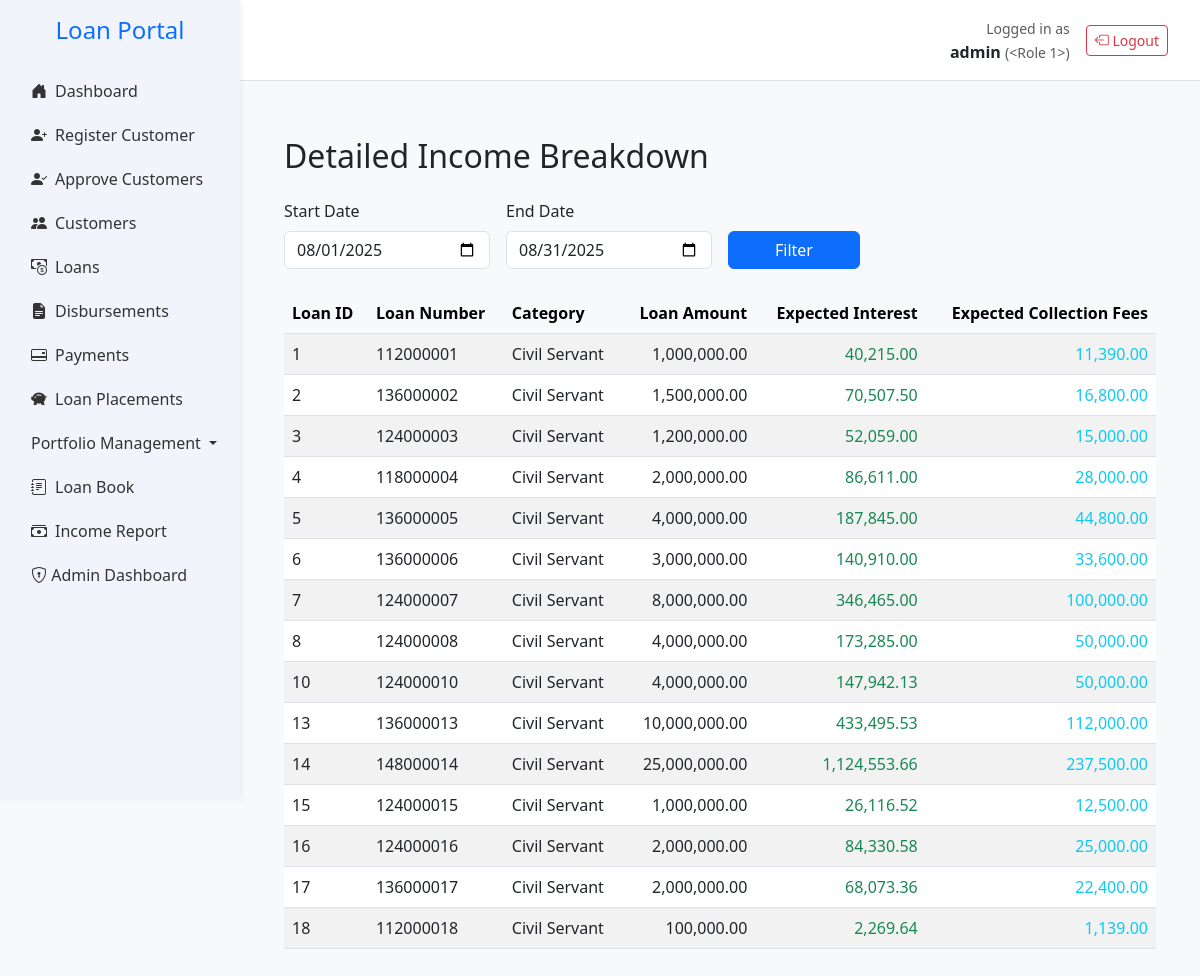
Screenshot of /detailed_income_breakdown (signed in) with the database file from the repository.
### app.py (models this page shows, shortened)
class User(db.Model, UserMixin):
    __tablename__ = 'users'
    id = db.Column(db.Integer, primary_key=True)
    username = db.Column(db.String(100), unique=True)  # ✅
    password_hash = db.Column(db.String(512), nullable=False)  # ✅
    email = db.Column(db.String(150), nullable=False)  # ✅
    active = db.Column(db.Boolean, default=True, nullable=False)  # ✅
    role_id = db.Column(db.Integer, db.ForeignKey('roles.id', name='fk_users_role_id'))
    role = db.relationship('Role', backref='users')
    __table_args__ = (
        db.UniqueConstraint('username', name='uq_users_username'),
        db.UniqueConstraint('email', name='uq_users_email'),
    )

class LoanApplication(db.Model):
    __tablename__ = 'loan_applications'
    __table_args__ = (
        db.UniqueConstraint('loan_number', name='uq_loan_applications_loan_number'),
        db.Index('ix_loan_applications_created_at', 'created_at'),
        db.Index('ix_loan_applications_region_category', 'region', 'category'),
        db.Index('idx_loan_applications_loan_number', 'loan_number'),
        db.Index('idx_loan_applications_customer_id', 'customer_id'),
        db.Index('idx_loan_applications_agent_id', 'agent_id'),
    )
    id = db.Column(db.Integer, primary_key=True)
    customer_id = db.Column(db.Integer, db.ForeignKey('customers.id'), nullable=False)
    loan_amount = db.Column(db.Float,nullable=False, default=0.0)
    status = db.Column(db.String(20), default='pending')
    created_at = db.Column(db.DateTime, default=datetime.utcnow)
    term_months = db.Column(db.Integer)
    monthly_instalment = db.Column(db.Float)
    total_repayment = db.Column(db.Float)
    effective_rate = db.Column(db.Float)
    category = db.Column(db.String(50))
    region = db.Column(db.String(50))
    loan_category = db.Column(db.Integer, nullable=False)
    disbursed = db.Column(db.Boolean, default=False)
    disbursed_bank = db.Column(db.String(100))
    crb_fees = db.Column(db.Float, default=3000)
    origination_fees = db.Column(db.Float)
    insurance_fees = db.Column(db.Float)
    total_fees = db.Column(db.Float)
    collection_fees = db.Column(db.Float)
    schedule_id = db.Column(
    db.Integer,
    db.ForeignKey('repayment_schedules.id', use_alter=True, name='fk_schedule_id'),
    nullable=True
    )
    loan_number = db.Column(db.String(20), nullable=True, unique=True)
    file_number = db.Column(db.String(50))
    date_created = db.Column(db.DateTime, default=datetime.utcnow)
    disbursement_date = db.Column(db.Date, nullable=True)
    cash_to_client = db.Column(db.Float,nullable=False, default=0.0)
    top_up_interest = db.Column(db.Float, default=0.0)
    settlement_interest = db.Column(db.Float, default=0.0)
    closure_type = db.Column(db.String(20))  # 'settlement' or 'topup'
    closure_date = db.Column(db.DateTime)
    top_up_of = db.Column(db.Integer, db.ForeignKey('loan_applications.id'), nullable=True)
    application_status = db.Column(db.String(20), nullable=False, default='pending')
    loan_state = db.Column(db.String(20), nullable=False, default='active')
    performance_status = db.Column(db.String(20), nullable=False, default='performing')
    top_up_balance = db.Column(db.Float, default=0.0)
    settlement_balance = db.Column(db.Float, default=0.0)
    current_balance = db.Column(db.Float, default=0.0)
    settlement_type = Column(Enum(SettlementTypeEnum), nullable=True)
    settling_institution = Column(String(255), nullable=True)  # only if third_party
    settlement_reason = db.Column(db.String(255), nullable=True)
    vote_id = db.Column(db.Integer, db.ForeignKey('votes.id'))
    outstanding_fees = db.Column(db.Float, default=0.0)
    pricing_version = db.Column(db.Integer, default=1)
    applied_interest_rate = db.Column(db.Float)
    applied_collection_fee = db.Column(db.Float)
    written_off_amount = db.Column(db.Float, default=0.0)
    insurance_settlement_amount = db.Column(db.Float, default=0.0)
    agent_id = db.Column(db.Integer, db.ForeignKey('agents.id'), nullable=True)
    parent_loan_id = db.Column(
        db.Integer,
        db.ForeignKey('loan_applications.id'),
        nullable=True
    )
    vote = db.relationship('Vote', backref='loan_applications')
    documents = db.relationship("Document", back_populates="loan", lazy=True)
    topups = db.relationship(
        'LoanApplication',
        foreign_keys=[parent_loan_id],  # 👈 Specify which foreign key to use
        backref=db.backref('parent_loan', remote_side=[id]),
        cascade='all, delete-orphan'
    )
    agent = db.relationship("Agent", backref="loan_applications", foreign_keys=[agent_id])
    payments = db.relationship('Payment', back_populates='loan', cascade='all, delete-orphan')
    customer = db.relationship('Customer', back_populates='loans')
    repayment_schedules = db.relationship(
        'RepaymentSchedule',
        back_populates='loan',
        cascade='all, delete-orphan',
        foreign_keys='RepaymentSchedule.loan_id'
        )
    from datetime import datetime
    from dateutil.relativedelta import relativedelta   # already using
    import calendar

### app.py (the view)
@app.route('/detailed_income_breakdown', methods=['GET', 'POST'])
@login_required
@role_required('finance_officer', 'admin')
def detailed_income_breakdown():
    today = date.today()
    default_start = date(today.year, today.month, 1)
    default_end = date(today.year, today.month, calendar.monthrange(today.year, today.month)[1])
    if request.method == 'POST':
        start_date = _parse_date(request.form.get('start_date'), default_start)
        end_date = _parse_date(request.form.get('end_date'), default_end)
    else:
        start_date, end_date = default_start, default_end
    results = (
        db.session.query(
            LoanApplication.id.label('loan_id'),
            LoanApplication.loan_number,
            LoanApplication.category,
            LoanApplication.loan_amount,
            func.sum(RepaymentSchedule.expected_interest).label('expected_interest'),
            func.sum(RepaymentSchedule.expected_fees).label('expected_fees')
        )
        .join(RepaymentSchedule, RepaymentSchedule.loan_id == LoanApplication.id)
        .filter(
            RepaymentSchedule.due_date >= start_date,
            RepaymentSchedule.due_date <= end_date,
        )
        .group_by(
            LoanApplication.id,
            LoanApplication.loan_number,
            LoanApplication.category,
            LoanApplication.loan_amount
        )
        .having(
            or_(
                func.sum(RepaymentSchedule.expected_interest) > 0,
                func.sum(RepaymentSchedule.expected_fees) > 0
            )
        ))
    return render_template(
        'detailed_income_breakdown.html',
        results=results,
        start_date=start_date.isoformat(),
        end_date=end_date.isoformat()
    )

### app.py (called while the page is built)
def role_required(*roles):
    def decorator(f):
        @wraps(f)
        def wrapper(*args, **kwargs):
            if not current_user.is_authenticated:
                flash("Please log in to access this page.", "warning")
                return redirect(url_for("login"))
            print(f"🔍 Current user: {current_user.username}, Role: {current_user.role.name}")
            if current_user.role.name not in roles:
                flash("You do not have permission to access this page.", "danger")
                return redirect(url_for("home"))
            return f(*args, **kwargs)
        return wrapper
    return decorator

@login_manager.user_loader
def load_user(user_id):
    return User.query.get(int(user_id))

@app.context_processor
def inject_notifications():
    if not current_user.is_authenticated:
        return dict(notifications=[])
    try:
        unread = Notification.query.filter_by(
            recipient_id=current_user.id,
            is_read=False
        ).order_by(Notification.timestamp.desc()).all()
        return dict(notifications=unread)
    except ProgrammingError as e:
        if "email_recipients" in str(e):
            current_app.logger.error("Notification schema mismatch, returning empty list")
            return dict(notifications=[])
        raise
    except Exception as e:
        current_app.logger.error(f"Unexpected error fetching notifications: {str(e)}")
        return dict(notifications=[])
    return dict(notifications=[])

### templates/detailed_income_breakdown.html (shortened to what this page needs)
{% extends "base.html" %}
{% block content %}
<div class="container mt-4">
    <h2 class="mb-4">Detailed Income Breakdown</h2>
    <form method="POST" class="row g-3 mb-4">
        <div class="col-md-3">
            <label class="form-label">Start Date</label>
            <input type="date" class="form-control" name="start_date" value="{{ start_date }}">
        </div>
        <div class="col-md-3">
            <label class="form-label">End Date</label>
            <input type="date" class="form-control" name="end_date" value="{{ end_date }}">
        </div>
        <div class="col-md-2 d-flex align-items-end">
            <button type="submit" class="btn btn-primary w-100">Filter</button>
        </div>
    </form>
    <div class="table-responsive">
        <table class="table table-striped table-hover">
            <thead class="table-light">
                <tr>
                    <th>Loan ID</th>
                    <th>Loan Number</th>
                    <th>Category</th>
                    <th class="text-end">Loan Amount</th>
                    <th class="text-end">Expected Interest</th>
                    <th class="text-end">Expected Collection Fees</th>
                </tr>
            </thead>
            <tbody>
                {% for row in results %}
                <tr>
                    <td>{{ row.loan_id }}</td>
                    <td>{{ row.loan_number }}</td>
                    <td>{{ row.category.replace('_', ' ').title() }}</td>
                    <td class="text-end">{{ '{:,.2f}'.format(row.loan_amount) }}</td>
                    <td class="text-end text-success">{{ '{:,.2f}'.format(row.expected_interest or 0) }}</td>
                    <td class="text-end text-info">{{ '{:,.2f}'.format(row.expected_fees or 0) }}</td>
                </tr>
                {% endfor %}
            </tbody>
        </table>
    </div>
</div>
{% endblock %}

### templates/base.html (shortened to what this page needs)
<!DOCTYPE html>
<html lang="en">
<head>
    <link href="https://cdn.jsdelivr.net/npm/bootstrap@5.3.0/dist/css/bootstrap.min.css" rel="stylesheet">
    <link href="https://cdn.jsdelivr.net/npm/bootstrap-icons@1.10.5/font/bootstrap-icons.css" rel="stylesheet">
    <link href="https://cdn.jsdelivr.net/npm/bootstrap-icons@1.10.0/font/bootstrap-icons.css" rel="stylesheet">
</head>
<body>
    <div class="sidebar">
        <h4 class="text-center text-primary mb-4">Loan Portal</h4>
        <ul class="nav flex-column px-3">
            <li class="nav-item">
                <a class="nav-link {% if request.endpoint == 'home' %}active{% endif %}" href="{{ url_for('home') }}">
                    <i class="bi bi-house-door-fill me-2"></i>Dashboard
                </a>
            </li>
            <li class="nav-item">
                <a class="nav-link {% if request.endpoint == 'register_customer_debug' %}active{% endif %}" href="{{ url_for('register_customer_debug') }}">
                    <i class="bi bi-person-plus-fill me-2"></i>Register Customer
                </a>
                </li>
            <li class="nav-item">
            <a class="nav-link {% if request.endpoint == 'approve_customers' %}active{% endif %}" href="{{ url_for('approve_customers') }}">
                <i class="bi bi-person-check-fill me-2"></i>Approve Customers
            </a>
            </li>
            <li class="nav-item">
                <a class="nav-link {% if request.endpoint == 'customers' %}active{% endif %}" href="{{ url_for('customers') }}">
                    <i class="bi bi-people-fill me-2"></i>Customers
                </a>
            </li>
            <li class="nav-item">
                <a class="nav-link {% if request.endpoint == 'view_loans' %}active{% endif %}" href="{{ url_for('view_loans') }}">
                    <i class="bi bi-cash-coin me-2"></i>Loans
                </a>
            </li>
            <li class="nav-item">
                <a class="nav-link {% if request.endpoint == 'disbursements' %}active{% endif %}" href="{{ url_for('disbursements') }}">
                    <i class="bi bi-file-earmark-text-fill me-2"></i>Disbursements
                </a>
            </li>
            <li class="nav-item">
                <a class="nav-link {% if request.endpoint == 'payments' %}active{% endif %}" href="{{ url_for('payments') }}">
                    <i class="bi bi-credit-card-2-back me-2"></i>Payments
                </a>
            </li>
            <li class="nav-item">
                <a class="nav-link {% if request.endpoint == 'view_placements' %}active{% endif %}" href="{{ url_for('view_placements') }}">
                    <i class="bi bi-piggy-bank-fill me-2"></i>Loan Placements
                </a>
            </li>
            <li class="nav-item dropdown {% if request.endpoint in ['view_arrears', 'par_trend', 'arrears_trend', arrears_waterfall] %}active{% endif %}">
            <a class="nav-link dropdown-toggle" href="#" id="portfolioDropdown" role="button" data-bs-toggle="dropdown" aria-expanded="false">
                Portfolio Management
            </a>
            </li>
            <li class="nav-item">
                <a class="nav-link {% if request.endpoint == 'loanbook' %}active{% endif %}" href="{{ url_for('loanbook') }}">
                    <i class="bi bi-journal-text me-2"></i>Loan Book
                </a>
            <li class="nav-item">
                <a class="nav-link {% if request.endpoint == 'income_report' %}active{% endif %}" href="{{ url_for('income_report') }}">
                    <i class="bi bi-cash-stack me-2"></i>Income Report
                </a>
            </li>
                {% if current_user.is_authenticated and current_user.role.name == 'admin' %}
                    <li class="nav-item">
                     <a class="nav-link" href="{{ url_for('admin_dashboard') }}">
                    <i class="bi bi-shield-lock"></i> Admin Dashboard
                </a>
            </li>
            {% endif %}
        </ul>
    </div>
    <div class="topbar d-flex justify-content-between align-items-center">
        {% if current_user.is_authenticated %}
        <div class="d-flex align-items-center">
            <div class="me-3 text-end">
                <small class="text-muted">Logged in as</small><br>
                <strong>{{ current_user.username }}</strong>
                <small class="text-muted">({{ current_user.role|title }})</small>
            </div>
            <a href="{{ url_for('logout') }}" class="btn btn-outline-danger btn-sm">
                <i class="bi bi-box-arrow-left"></i> Logout
            </a>
        </div>
        {% endif %}
    </div>
    <div class="main">
        {% block content %}{% endblock %}
    </div>
</body>
</html>

### templates/base.html (style rules this page uses)
:root { --main-blue: #007bff; --sidebar-bg: #f1f5fb; --sidebar-hover: #dbeafe; }
body { overflow-x: hidden; background-color: #f8f9fa; }
.sidebar { height: 100vh; position: fixed; width: 240px; background-color: var(--sidebar-bg); padding-top: 1rem; box-shadow: 2px 0 5px rgba(0, 0, 0, 0.05); }
.main { margin-left: 240px; padding: 2rem; }
.nav-link { color: #333; font-weight: 500; padding: 10px 15px; border-radius: 6px; transition: all 0.2s ease-in-out; }
.nav-link i { width: 20px; }
.topbar { background-color: white; margin-left: 240px; padding: 1rem 2rem; border-bottom: 1px solid #dee2e6; }

### rows the page displays
User: username "admin"
LoanApplication: loan_id "1", loan_number "112000001", category.replace "Civil Servant", loan_amount "1,000,000.00", expected_interest "40,215.00", collection_fees "11,390.00"
LoanApplication: loan_id "2", loan_number "136000002", category.replace "Civil Servant", loan_amount "1,500,000.00", expected_interest "70,507.50", collection_fees "16,800.00"
LoanApplication: loan_id "3", loan_number "124000003", category.replace "Civil Servant", loan_amount "1,200,000.00", expected_interest "52,059.00", collection_fees "15,000.00"
LoanApplication: loan_id "4", loan_number "118000004", category.replace "Civil Servant", loan_amount "2,000,000.00", expected_interest "86,611.00", collection_fees "28,000.00"
LoanApplication: loan_id "5", loan_number "136000005", category.replace "Civil Servant", loan_amount "4,000,000.00", expected_interest "187,845.00", collection_fees "44,800.00"
LoanApplication: loan_id "6", loan_number "136000006", category.replace "Civil Servant", loan_amount "3,000,000.00", expected_interest "140,910.00", collection_fees "33,600.00"
LoanApplication: loan_id "7", loan_number "124000007", category.replace "Civil Servant", loan_amount "8,000,000.00", expected_interest "346,465.00", collection_fees "100,000.00"
LoanApplication: loan_id "8", loan_number "124000008", category.replace "Civil Servant", loan_amount "4,000,000.00", expected_interest "173,285.00", collection_fees "50,000.00"
LoanApplication: loan_id "10", loan_number "124000010", category.replace "Civil Servant", loan_amount "4,000,000.00", expected_interest "147,942.13", collection_fees "50,000.00"
LoanApplication: loan_id "13", loan_number "136000013", category.replace "Civil Servant", loan_amount "10,000,000.00", expected_interest "433,495.53", collection_fees "112,000.00"
LoanApplication: loan_id "14", loan_number "148000014", category.replace "Civil Servant", loan_amount "25,000,000.00", expected_interest "1,124,553.66", collection_fees "237,500.00"
LoanApplication: loan_id "15", loan_number "124000015", category.replace "Civil Servant", loan_amount "1,000,000.00", expected_interest "26,116.52", collection_fees "12,500.00"
LoanApplication: loan_id "16", loan_number "124000016", category.replace "Civil Servant", loan_amount "2,000,000.00", expected_interest "84,330.58", collection_fees "25,000.00"
LoanApplication: loan_id "17", loan_number "136000017", category.replace "Civil Servant", loan_amount "2,000,000.00", expected_interest "68,073.36", collection_fees "22,400.00"
LoanApplication: loan_id "18", loan_number "112000018", category.replace "Civil Servant", loan_amount "100,000.00", expected_interest "2,269.64", collection_fees "1,139.00"

### other values shown
{{ current_user.role|title }} "<Role 1>"
